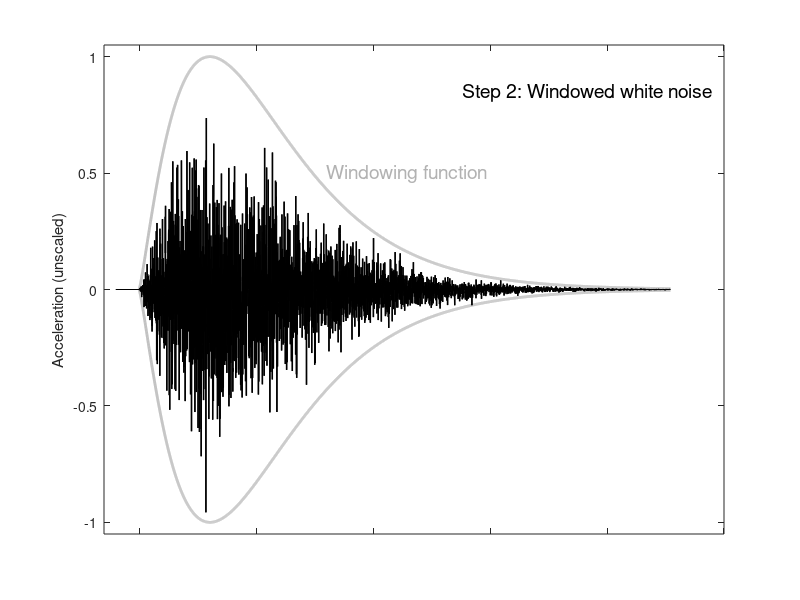
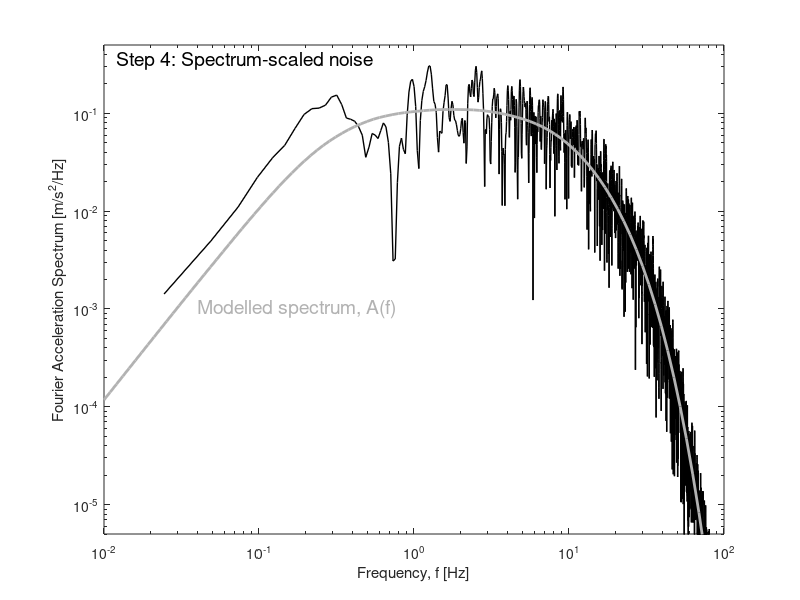
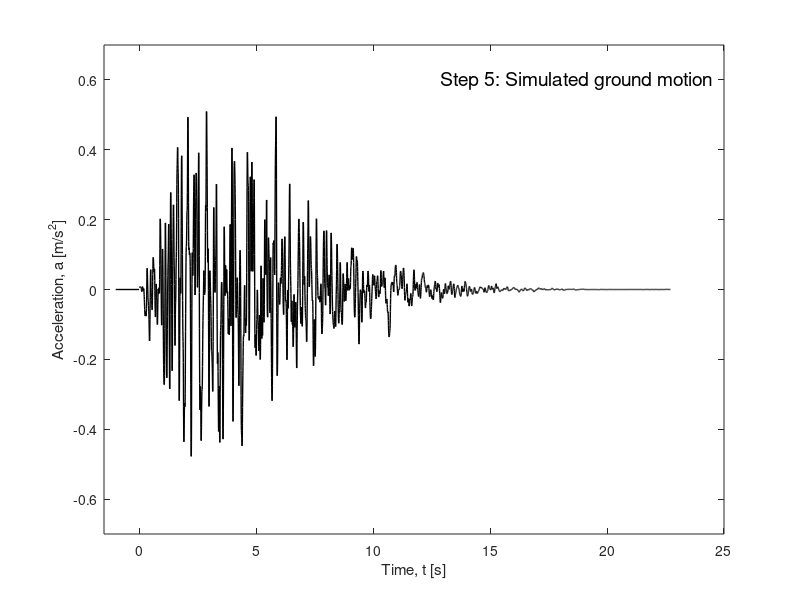

MATLAB code to generate these figures, in order:
function SimplifiedHfMethodExample
%Plot several figures (Figure 5.15, .16, .17, .19) which illustrate the
%essential components of the simplified-physics 'stochastic' method.
%Brendon Bradley
%June 2020

%figure to produce
runtype=4; %1=source - Figure 5.15; 
%           2=path - Figure 5.16; 
%           3=site - Figure 5.17;
%           4=convolution to create complete FAS and time series - Figure 5.19


if runtype==1 %source function
    
    %magnitude and stress parameter values
    M=[6.0 6.0 7.5 7.5];
    DSigma=[50 100 50 100]; %bar    
    
    for i=1:length(M)
        dSigma=DSigma(i);
        f=logspace(-2,2,100);        
        E=sourceSpectra(f,M(i),dSigma);
        
    end
    
    %Plotting details
    figure
    %colors and line styles
    Colors=[0.5 0.5 0 0];
    LineStyles={'-';'--';'-';'--'};
    %plot source spectra
    for i=1:length(M)
        loglog(f,E,'LineStyle',LineStyles{i},'Color',Colors(i)*[1 1 1],'LineWidth',2); hold on;
    end
    xlabel('Frequency, f [Hz]'); ylabel('Fourier Acceleration Spectrum [m/s^2/Hz]');
    xlims=[0.01 10]; ylims=[1e-2 2.5e1];
    xlim(xlims); ylim(ylims);
    text(1.3e-2,3e-1,'M7.5','HorizontalAlignment','left','VerticalAlignment','middle','FontSize',14,'Color',[0 0 0]);
    text(1e-1,5e-2,'M6.0','HorizontalAlignment','right','VerticalAlignment','middle','FontSize',14,'Color',[0 0 0]);
    text(2,3.0,'\Delta\sigma=10 MPa','HorizontalAlignment','left','VerticalAlignment','bottom','FontSize',14,'Color',[0 0 0]);
    text(2,1.6,'\Delta\sigma=5 MPa','HorizontalAlignment','left','VerticalAlignment','top','FontSize',14,'Color',[0 0 0]);
    
elseif runtype==2 %path attenuation
    %parameters for calculation
    f=[0.1 5]; %frequencies of interest
    V=3.6; %shear-wave velocity at source location (km/s)
    Q=[180 371]; %anelastic attenuation values considered for the respective frequencies
    region=2; %1=CEUS; 2=WUS
    
    %source-to-site distances to consider
    R=logspace(log10(1.25),log10(1000/1.25),100);
    
    %get geo spreading function
    Z=geospreading(R,region);
    
    %get path attenuation
    for i=1:length(f)
        P(:,i)=Z.*exp(-pi*f(i)*R/(Q(i)*V));
    end
    
    %plotting
    Colors=[0 0.3 0.6];
    LineStyles={'-';'--';'-.'};
    figure;         
    loglog(R,Z,'LineStyle',LineStyles{1},'Color',Colors(i)*[1 1 1],'LineWidth',2); hold on;
    for i=1:length(f)
        loglog(R,P(:,i),'LineStyle',LineStyles{i+1},'Color',Colors(i+1)*[1 1 1],'LineWidth',2); hold on;
    end
    xlabel('Source-to-site distance, R [km]'); ylabel('Path attenuation, P');
    xlims=[1 1e3]; ylims=[1.e-3 1.e0];
    xlim(xlims); ylim(ylims);
    %plot text
    text(35,4e-2,{'Geometric';'spreading'},'HorizontalAlignment','left','VerticalAlignment','middle','FontSize',14,'Color',[0 0 0]);
    bodyWaveLineX=[10 15];
    plot(bodyWaveLineX,1./bodyWaveLineX*1.2,'-k');
    text(geomean(bodyWaveLineX),geomean(1./bodyWaveLineX)*1.2,'1/R','HorizontalAlignment','left','VerticalAlignment','bottom','FontSize',14,'Color',[0 0 0],'Interpreter','latex');
    surfWaveLineX=[180 180*1.5];
    plot(surfWaveLineX,(1/70)*(130./surfWaveLineX).^0.5*1.2,'-k');
    text(geomean(surfWaveLineX),geomean((1/70)*(130./surfWaveLineX).^0.5)*1.2,'$1/{\surd}R$','HorizontalAlignment','left','VerticalAlignment','bottom','FontSize',14,'Color',[0 0 0],'Interpreter','latex');
    text(600,4e-3,{'f=0.1 Hz';'Q=180'},'HorizontalAlignment','right','VerticalAlignment','top','FontSize',14,'Color',[0 0 0]);
    text(100,4e-3,{'f=5 Hz';'Q=371'},'HorizontalAlignment','right','VerticalAlignment','top','FontSize',14,'Color',[0 0 0]);
    
elseif runtype==3 %site amplification
    
    %crustal velocity profile
    [z,Vs,rho]=booreSiteAmpProfile;
    %QWL-based amplification
    Vsrc=3.5; rhosrc=2.8; %velocity and density at the source location (km/s and t/m^3, resp.)
    [f,Amp]=QWL(z,Vs,rho,Vsrc,rhosrc); %amplification based on quarter-wavelength theory
    
    %add dimuniation due to kappa
    kappa0=[0 0.01 0.02 0.04 0.08];
    for i=1:length(kappa0)
        G(:,i) = Amp.*exp(-pi*kappa0(i)*f);
    end
        
    %plot the amplification
    figure;
    loglog(f,G,'-k','LineWidth',2); hold on;
    xlabel('Frequency, f [Hz]'); ylabel('Site Amplification, S');
    xlims=[5e-2 1e2]; ylims=[0.5 5];
    xlim(xlims); ylim(ylims);
    YTicks=[0.5:0.1:5];
    YTickLabels=cell(length(YTicks),1);
    YTickLabels{6}='1'; YTickLabels{16}='2';YTickLabels{26}='3';
    YTickLabels{36}='4';YTickLabels{46}='5';
    set(gca,'YTick',YTicks,'YTickLabel',YTickLabels);
    text(20,2.5,'$\kappa_0=0.0$','HorizontalAlignment','left','VerticalAlignment','middle','FontSize',14,'Color',[0 0 0],'Interpreter','latex');
    text(17,1.65,'0.01','HorizontalAlignment','left','VerticalAlignment','bottom','FontSize',14,'Color',[0 0 0],'Interpreter','latex');
    text(9,1.5,'0.02','HorizontalAlignment','left','VerticalAlignment','middle','FontSize',14,'Color',[0 0 0],'Interpreter','latex');
    text(5,1.3,'0.04','HorizontalAlignment','left','VerticalAlignment','middle','FontSize',14,'Color',[0 0 0],'Interpreter','latex');
    text(2,1.05,'0.08','HorizontalAlignment','left','VerticalAlignment','middle','FontSize',14,'Color',[0 0 0],'Interpreter','latex');
    
elseif runtype==4 %combined source+path+site for scenario rupture
    
    %step 1: Compute the FAS model
    %source
    M=6;
    dSigma=50;
    f=logspace(-2,2,100);
    E=sourceSpectra(f,M,dSigma);
    %path
    R=20;
    region=2; %1=CEUS; 2=WUS
    G=geospreading(R,region);
    V=3.5;
    for i=1:length(f)
        if f(i)<1
            Q=180;
        else
            Q=180*f(i)^0.45;
        end
    end
    D=exp(-pi*f*R./(Q*V));
    P=G.*D;
    
    %site
    %get profile
    [z,Vs,rho]=booreSiteAmpProfile;
    %get QWL-based amplification
    Vsrc=3.5; rhosrc=2.8;
    [f_amp,Amp]=QWL(z,Vs,rho,Vsrc,rhosrc);
    %interpolate onto f array
    [I]=interpAmpFn(f_amp,Amp,f);
    %add dimuniation due to kappa
    kappa0=0.045;
    K=exp(-pi*kappa0*f);
    S = I.*K;
    
    %total spectrum
    A=E.*P.*S;
    
    %step 2: white noise generation, and windowing
    %use Boore and Thompson (2014) to get time series duration
    fa = 10^(2.181-0.496*M);
    Ds=1/(2*fa);
    Dp=PathDurationBT14(R);
    Tgm=Ds+Dp;
    
    %create the time domain white noise
    dt=0.005;
    t=0:dt:min(3*Tgm,26);
    tshift=3;
    rng(1); %set random seed to be repeatable.
    noise=randn(1,length(t));
    
    %Saragoni and Hart windowing function
    eps=0.2; eta=0.05;
    b= -(eps*log(eta))/(1+eps*(log(eps)-1));
    c = b/eps;
    a = (exp(1)/eps)^b;
    ftgm=2;
    teta=ftgm*Tgm;          
    w=a*(t/teta).^b.*exp(-c.*(t/teta));
    
    %now plot windowed noise
    figure; 
    normCoeff=max(abs(noise));    
    plot(t,w,'LineWidth',2,'Color',0.7*[1 1 1]); hold on;
    plot(t,-w,'LineWidth',2,'Color',0.7*[1 1 1]);
    plot(t,noise.*w/normCoeff,'k','LineWidth',1.); hold on
    plot([-1.0 0],[0 0],'-k');
%     xlabel('Time, t [s]'); 
    ylabel('Acceleration (unscaled)');
    text(8,0.5,{'Windowing function'},'HorizontalAlignment','left','VerticalAlignment','middle','FontSize',14,'Color',0.7*[1 1 1]);
    text(24.5,0.85,{'Step 2: Windowed white noise'},'HorizontalAlignment','right','VerticalAlignment','middle','FontSize',14,'Color',[0 0 0]);
    xlims=[-1.5 25]; ylims=[-1.05 1.05];
    xlim(xlims); ylim(ylims);
    set(gca,'XTickLabel',{});
    
    %step 3: shape the windowed noise and convert back to time domain
    %first convert into fourier spectrum
    [f_,fas]=getFourierSpectra(noise.*w,dt);
    norm=sqrt(sum(real(fas).^2)/length(fas));
    fasN=fas/norm;
    
    %now the inverse fft to get the time series
    nfft=2^ceil(log(length(noise.*w))/log(2));
    Fas=fft(noise.*w,nfft);
    Fas_orig=Fas;
    rms_norm=sqrt(sum(real(Fas).^2)/length(Fas));
    df=(1/dt)*(1)/nfft;
    for i=2:nfft/2
        f_(i)=(i-1)*df;
        [A_(i)]=interpFourierSpectrum(f,A,f_(i));
        sfact(i)=A_(i)/rms_norm;
        Fas(i)=sfact(i)*Fas(i);
        Fas(nfft+1-i)=sfact(i)*Fas(nfft-i);
    end
    sfact(1)=0;
    Fas(1)=0;
    fNq=1/(2*dt);
    [ANq]=interpFourierSpectrum(f,A,fNq);
    Fas(nfft)=ANq*Fas(nfft)/norm;
    %plot
    figure
    loglog(f_(2:end),abs(Fas(2:nfft/2)),'k','LineWidth',1.); hold on;
    loglog(f,A,'LineWidth',2,'Color',0.7*[1 1 1]); hold on;    
    xlabel('Frequency, f [Hz]'); ylabel('Fourier Acceleration Spectrum [m/s^2/Hz]');
    xlims=[0.01 100]; ylims=[5e-6 5e-1];
    xlim(xlims); ylim(ylims);
    text(xlims(1)*1.2,ylims(2)*0.7,{'Step 4: Spectrum-scaled noise'},'HorizontalAlignment','left','VerticalAlignment','middle','FontSize',14,'Color',[0 0 0]);
    text(0.04,1e-3,{'Modelled spectrum, A(f)'},'HorizontalAlignment','left','VerticalAlignment','middle','FontSize',14,'Color',0.7*[1 1 1]);
    
    %comparison plot;
%     figure;
%     plot([1:nfft/2],sfact);
%     semilogy([1:nfft],abs(Fas_orig),[1:nfft],abs(Fas)); hold on;
    
%     figure; plot(f_,A_);
%     Atotal=[A_ flipud(A_)];
%     figure; plot([f_ (200-f_)],Atotal);
    acc_scaled=(1/dt)*ifft(Fas,nfft);
    t2=[0:1:nfft-1]*dt;
    figure;
    plot(t2(1:length(t)),acc_scaled(1:length(t)),'-k','LineWidth',1.); hold on; 
    plot([-1 0],[0 0],'-k','LineWidth',1.);
    xlabel('Time, t [s]'); ylabel('Acceleration, a [m/s^2]');
    xlims=[-1.5 25]; ylims=[-0.7 0.7];
    xlim(xlims); ylim(ylims);
    text(24.5,0.6,{'Step 5: Simulated ground motion'},'HorizontalAlignment','right','VerticalAlignment','middle','FontSize',14,'Color',[0 0 0]);
    
    
end

end

function [A_target]=interpFourierSpectrum(f,A,f_target)
%interpolate with constants at bounds

for i=1:length(f_target)
   if f_target(i)<f(1)
       A_target(i)=A(1);
   elseif f_target(i)>f(end)
       A_target(i)=A(end);
   else
       A_target(i)=interp1(f,A,f_target(i));
   end
end

end

function [f,fas]=getFourierSpectra(acc,dt)

nfft=2^ceil(log(length(acc))/log(2));
Fas=fft(acc,nfft);
% figure;plot([1:1:nfft],abs(Fas));
f=(1/dt)*(0:nfft/2)/nfft;
fas=Fas(1:length(f));
%now remove the first point for f=0
f(1)=[];
fas(1)=[];

%testing;
% acc2=ifft(Fas);
% A=1;

end

function Dp=PathDurationBT14(R)

tabulated=[
0 0
7 2.4
45 8.4
125 10.9
175 17.4
270 34.2
];

for i=1:length(R)
   if R(i)<270
        Dp(i)=interp1(tabulated(:,1),tabulated(:,2),R(i));
   else
       Dp(i)=34.2+0.156*(R(i)-270);
   end
end

end



function [A]=interpAmpFn(f_amp,Amp,f)
%interpolate with constants at bounds

for i=1:length(f)
   if f(i)>f_amp(2)
       A(i)=Amp(2);
   elseif f(i)<f_amp(end)
       A(i)=Amp(end);
   else
       A(i)=interp1(f_amp(2:end),Amp(2:end),f(i));
   end
end

end


function E=sourceSpectra(f,M,dSigma)

betaS=3.5; rhoS=2.8; %units: km/s and t/m^3
M0=10^((M+6.03)*(3/2)); %N.m
dSigma_2=dSigma*10^5; %stress parameter in Pa
betaS_2=betaS*10^3; %beta in m/s
%corner frequency
f0=(4.9*10^-1)*betaS_2*(dSigma_2/M0)^(1/3);

S=1./(1+(f/f0).^2);

Rad=0.55; %radiation factor
V=1/sqrt(2); %horizontal component partitioning
F=2; %free surface factor
R0=1; %reference distance (km)
%all of the parameters have SI units
%rho in kg/m^3; beta in m/s; R0 in m; 
C=Rad*V*F/(4*pi*(rhoS*1e3)*(betaS*1e3)^3*(R0*1e3));

E=C*M0*S.*(2*pi*f).^2;

end

function Z=geospreading(R,region)

if region==1 %CEUS (Boore 2003 PAGEOPH)
    for i=1:length(R)
        if R(i)<70
            Z(i)=1/R(i);
        elseif R(i)<130
            Z(i)=1/70;
        else
            Z(i)=(1/70)*(130/R(i))^0.5;
        end
    end    
elseif region==2 %WUS (Atkinson + Silva 2000 BSSA)
    for i=1:length(R)
        if R(i)<40
            Z(i)=1/R(i);
        else
            Z(i)=(1/40)*(40/R(i))^0.5;
        end
    end
end

end

function [z,Vs,rho]=booreSiteAmpProfile
%based on Boore (2016, BSSA)
data=[%Z (km)	Vs (km/s)	rho (t/m^3)
0	0.314	1.934
0.0009	0.314	1.934
0.001	0.427	1.989
0.002	0.512	2.024
0.003	0.569	2.046
0.005	0.649	2.075
0.008	0.731	2.103
0.011	0.793	2.122
0.014	0.843	2.136
0.018	0.898	2.152
0.022	0.944	2.163
0.03	1.02	2.184
0.044	1.176	2.222
0.064	1.348	2.26
0.082	1.474	2.287
0.102	1.594	2.312
0.126	1.718	2.338
0.15	1.826	2.36
0.19	1.984	2.392
0.25	2.08	2.412
0.3	2.147	2.426
0.45	2.308	2.459
0.55	2.393	2.477
0.65	2.467	2.493
0.8	2.561	2.513
0.9	2.614	2.524
1	2.663	2.535
1.45	2.839	2.573
2.05	3.014	2.612
2.4	3.094	2.629
2.85	3.18	2.648
3.4	3.271	2.668
4	3.357	2.687
5.2	3.418	2.701
6.65	3.478	2.714
7.85	3.519	2.723
15   3.519 2.723
];

z=data(:,1);
Vs=data(:,2);
rho=data(:,3);

end

function [f,Amp]=QWL(z,Vs,rho,Vsrc,rhosrc)
%applies quarter-wavelength approach to approximate the amplification as a
%function of frequency

%loop over the depths and for each compute the average velocity 
for i=1:length(z)
    if i==1
        Vsbar(1) = Vs(1); rhobar=rho(1);
    else
        dz=diff(z(1:i));
        Vs_avg=Vs(2:i)+diff(Vs(1:i));
        rho_avg=rho(2:i)+diff(rho(1:i));
        Vsbar(i) = z(i) / sum(dz./Vs_avg);
        rhobar(i) = (1/z(i))*sum(rho_avg.*dz);
    end  
end
Zbar = rhobar.*Vsbar;
f=(1/4)*Vsbar./z';

Zsrc = rhosrc*Vsrc;

Amp = sqrt(Zsrc./Zbar);
end
